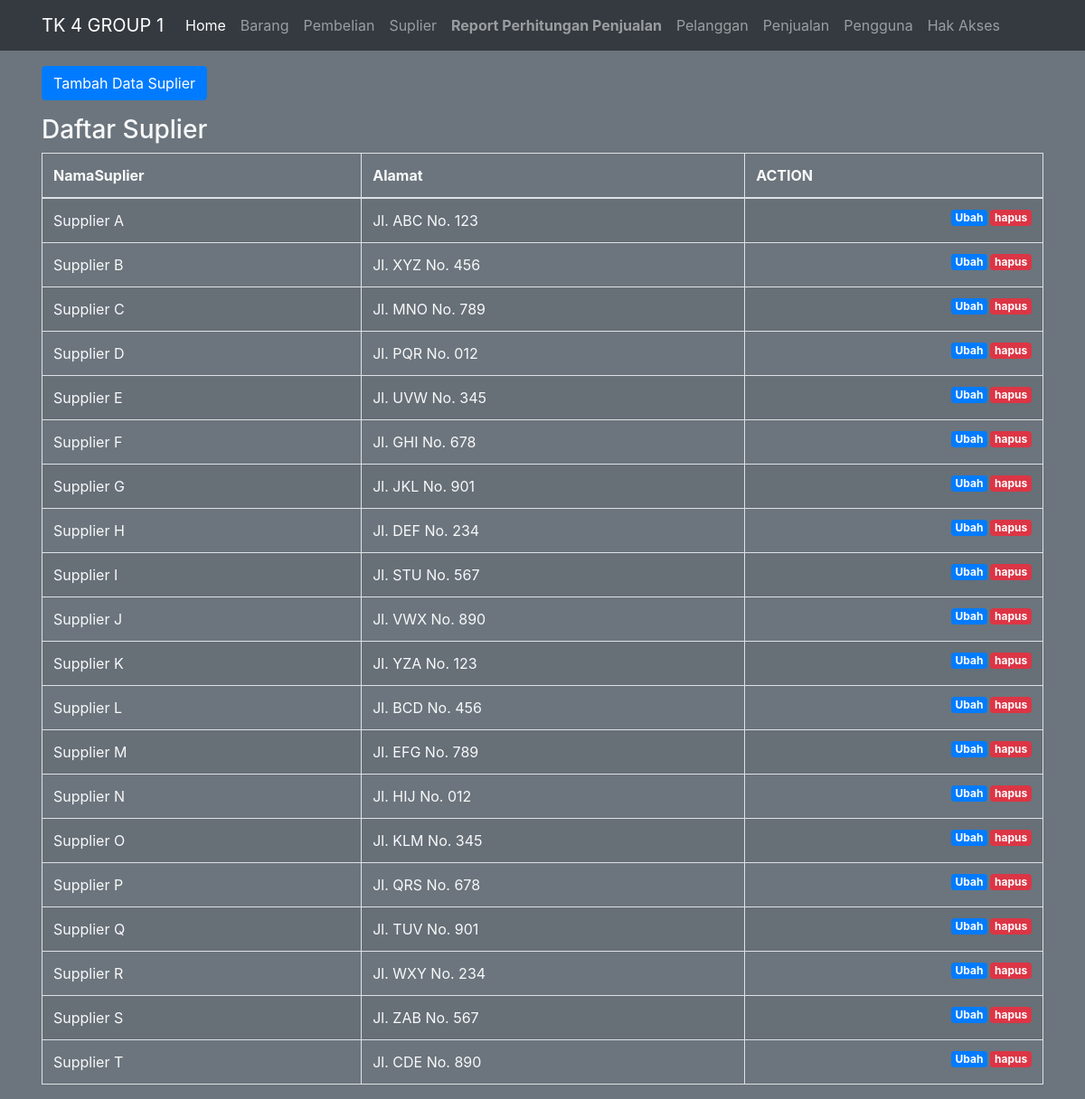
/public/suplier, run on the app's committed database.
### tables this page shows
CREATE TABLE `suplier` (
  `IdSuplier` int(11) NOT NULL,
  `NamaSuplier` varchar(255) NOT NULL,
  `Alamat` varchar(255) NOT NULL,
  `IdPengguna` int(11) DEFAULT NULL
);

### app/core/Controller.php (called while the page is built, shortened)
<?php
class Controller {
    public function view($view, $data = [])
    {
        require_once '../app/views/' . $view . '.php';
    }
    public function model($model)
    {
        return new $model;
    }
}

### app/controllers/Suplier.php (called while the page is built, shortened)
<?php
class Suplier extends Controller {
    public function index()
    {
        $data['judul'] = 'Daftar Suplier';
        $data['br'] = $this->model('Suplier_model')->getAllSuplier();
        $this->view('suplier/index', $data);
    }
}

### app/core/App.php (called while the page is built, shortened)
<?php
class App {
    protected $method = 'index';
    protected $params = [];
    public function __construct()
    {
        $this->controller = new $this->controller;
        call_user_func_array([$this->controller, $this->method], $this->params);
    }
}

### public/index.php (called while the page is built, shortened)
<?php
$app = new App;

### app/core/Database.php (called while the page is built, shortened)
<?php
class Database {
    private $host = DB_HOST;
    private $user = DB_USER;
    private $pass = DB_PASS;
    private $db_name = DB_NAME;
    private $dbh;
    private $stmt;
    public function __construct()
    {
        $dsn = 'mysql:host=' . $this->host . ';dbname=' . $this->db_name;
        $option = [
            PDO::ATTR_PERSISTENT => true,
            PDO::ATTR_ERRMODE => PDO::ERRMODE_EXCEPTION
        ];
        try {
            $this->dbh = new PDO($dsn, $this->user, $this->pass, $option);
        } catch(PDOException $e) {
            die($e->getMessage());
        }
    }
    public function query($query)
    {
        $this->stmt = $this->dbh->prepare($query);
    }
    public function execute()
    {
        $this->stmt->execute();
    }
    public function resultSet()
    {
        $this->execute();
        return $this->stmt->fetchAll(PDO::FETCH_ASSOC);
    }
}

### app/models/Suplier_model.php (called while the page is built, shortened)
<?php
class Suplier_model {
    private $table = 'suplier';
    private $db;
    public function __construct()
    {
        $this->db = new Database;
    }
    public function getAllSuplier()
    {
        $this->db->query('SELECT * FROM ' . $this->table);
        return $this->db->resultSet();
    }
}

### app/views/suplier/index.php (the view, shortened to what this page needs)
<div class="container mt-3 text-light">
    <div class="row">
      <div class="col-lg-6">
      </div>
    </div>
    <div class="row mb-3">
      <div class="col-lg-6">
        <button type="button" class="btn btn-primary tombolTambahData" data-toggle="modal" data-target="#formModal">
          Tambah Data Suplier
        </button>
      </div>
    </div>
    <h3>Daftar Suplier</h3>
    <table class="table table-striped table-bordered table-hover table-full-width">
                <thead>
                    <tr>
                        <th scope="col">NamaSuplier</th>
                        <th scope="col">Alamat</th>
                        <th scope="col">ACTION</th>
                    </tr>
                </thead>
                <tbody>
                    <?php foreach( $data['br'] as $br ) : ?>
                    <tr>
                        <td><?= $br['NamaSuplier'];?></td>
                        <td> <?= $br['Alamat'];?></td>
                        <td>
                        <a href="<?= BASEURL; ?>/suplier/hapus/<?= $br['IdSuplier']; ?>" class="badge badge-danger float-right" onclick="return confirm('yakin?');">hapus</a>
                        <a href="<?= BASEURL; ?>/suplier/ubahDetail/<?= $br['IdSuplier']; ?>" class="badge badge-primary float-right">Ubah</a>
                        </td>
                    </tr>
                    <?php endforeach; ?>
                </tbody>
    </table>
</div>

### public/css/style.css (style rules this page uses)
.badge { margin-left: 3px; }
.container { padding: 0 16px; }
.container::after, .row::after { content: ""; clear: both; display: table; }

### data on the page
suplier: NamaSuplier "Supplier A", Alamat "Jl. ABC No. 123"
suplier: NamaSuplier "Supplier B", Alamat "Jl. XYZ No. 456"
suplier: NamaSuplier "Supplier C", Alamat "Jl. MNO No. 789"
suplier: NamaSuplier "Supplier D", Alamat "Jl. PQR No. 012"
suplier: NamaSuplier "Supplier E", Alamat "Jl. UVW No. 345"
suplier: NamaSuplier "Supplier F", Alamat "Jl. GHI No. 678"
suplier: NamaSuplier "Supplier G", Alamat "Jl. JKL No. 901"
suplier: NamaSuplier "Supplier H", Alamat "Jl. DEF No. 234"
suplier: NamaSuplier "Supplier I", Alamat "Jl. STU No. 567"
suplier: NamaSuplier "Supplier J", Alamat "Jl. VWX No. 890"
suplier: NamaSuplier "Supplier K", Alamat "Jl. YZA No. 123"
suplier: NamaSuplier "Supplier L", Alamat "Jl. BCD No. 456"
suplier: NamaSuplier "Supplier M", Alamat "Jl. EFG No. 789"
suplier: NamaSuplier "Supplier N", Alamat "Jl. HIJ No. 012"
suplier: NamaSuplier "Supplier O", Alamat "Jl. KLM No. 345"
suplier: NamaSuplier "Supplier P", Alamat "Jl. QRS No. 678"
suplier: NamaSuplier "Supplier Q", Alamat "Jl. TUV No. 901"
suplier: NamaSuplier "Supplier R", Alamat "Jl. WXY No. 234"
suplier: NamaSuplier "Supplier S", Alamat "Jl. ZAB No. 567"
suplier: NamaSuplier "Supplier T", Alamat "Jl. CDE No. 890"
